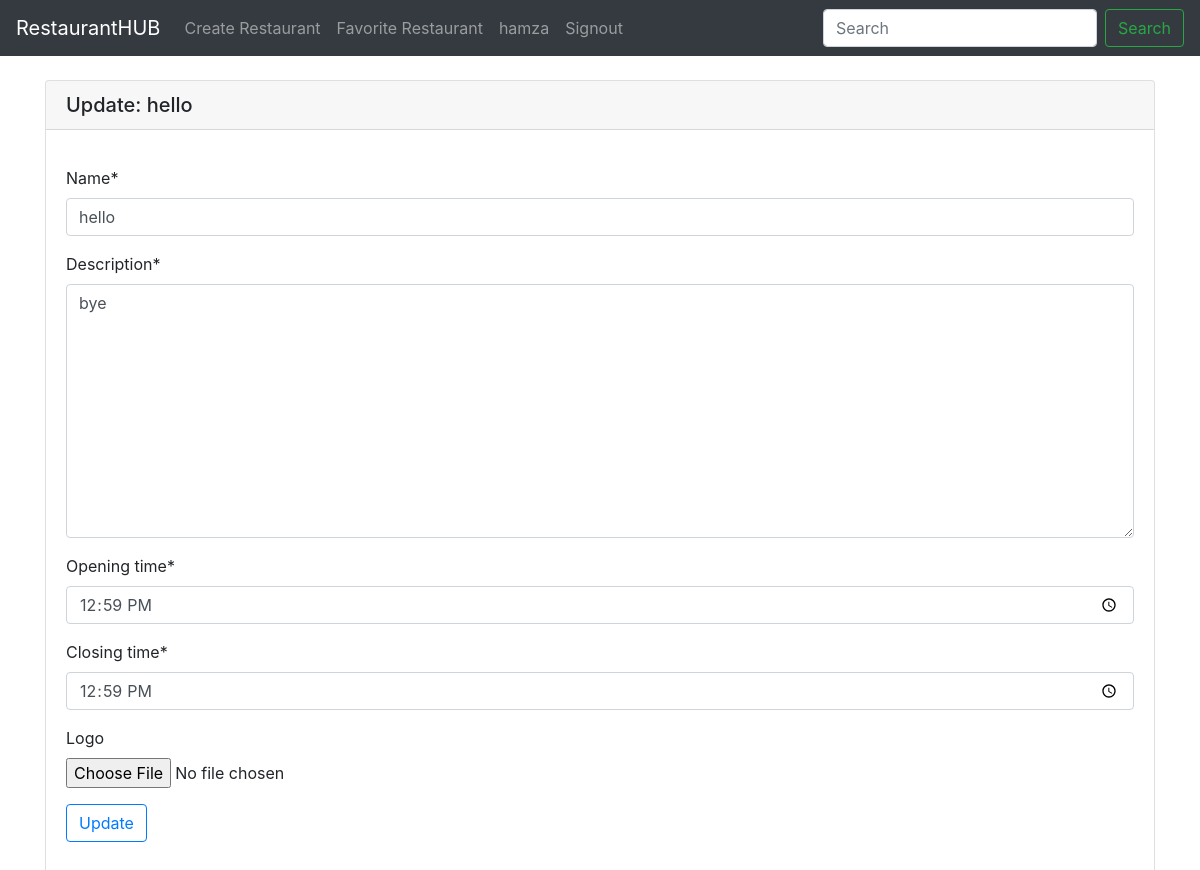
Page /restaurants/8/update/ (signed in) on the committed database.
### restaurants/models.py (models this page shows, shortened)
class Restaurant(models.Model):
    owner = models.ForeignKey(User, default=1, on_delete=models.CASCADE)
    name = models.CharField(max_length=120)
    description = models.TextField()
    opening_time = models.TimeField()
    closing_time = models.TimeField()
    logo = models.ImageField(upload_to='restaurant_logos', null=True, blank=True)

### restaurants/views.py (the view)
# urls.py: path('restaurants/<int:restaurant_id>/update/',views.restaurant_update ,name='restaurant-update'),
def restaurant_update(request, restaurant_id):
    restaurant_obj = Restaurant.objects.get(id=restaurant_id)
    if not (request.user.is_staff or request.user == restaurant_obj.owner):
        return redirect('no-access')
    form = RestaurantForm(instance=restaurant_obj)
    if request.method == "POST":
        form = RestaurantForm(request.POST, request.FILES, instance=restaurant_obj)
        if form.is_valid():
            form.save()
            return redirect('restaurant-list')
    context = {
        "restaurant_obj": restaurant_obj,
        "form":form,
    }
    return render(request, 'update.html', context)

### restaurants/forms.py
class RestaurantForm(forms.ModelForm):
    class Meta:
        model = Restaurant
        exclude = ['owner',]
        widgets = {
        	'opening_time': forms.TimeInput(attrs={'type':'time'}),
        	'closing_time': forms.TimeInput(attrs={'type':'time'}),
        }

### restaurants/templates/update.html (shortened to what this page needs)
{% extends "base.html" %}
{% load crispy_forms_tags %}
{% block content %}
<br>
<div class="card">
  <h5 class="card-header">Update: {{restaurant_obj.name}}</h5>
  <div class="card-body">
    <p class="card-text">
        <form action="{% url 'restaurant-update' restaurant_obj.id %}" method="POST" enctype="multipart/form-data">
            {{form|crispy}}
            <input type="submit" value="Update" class="btn btn-outline-primary">
        </form>
    </p>
  </div>
</div>
{% endblock content %}

### restaurants/templates/navbar.html (shortened to what this page needs)
<nav class="navbar navbar-expand-lg navbar-dark bg-dark">
  <a class="navbar-brand" href="{% url 'restaurant-list' %}">RestaurantHUB</a>
  <div class="collapse navbar-collapse" id="navbarSupportedContent">
    <ul class="navbar-nav mr-auto">
      {% if request.user.is_authenticated %}
        <li class="nav-item">
          <a class="nav-link" href="{% url 'restaurant-create' %}">Create Restaurant</a>
        </li>
        <li class="nav-item">
          <a class="nav-link" href="{% url 'favorite-restaurant' %}">Favorite Restaurant</a>
        </li>
        <li class="nav-item">
          <div class="nav-link">{{request.user}}</div>
        </li>
        <li class="nav-item">
          <a class="nav-link" href="{% url 'signout' %}">Signout</a>
        </li>
      {% endif %}
    </ul>
    <form class="form-inline my-2 my-lg-0" action="{% url 'restaurant-list' %}">
      <input class="form-control mr-sm-2" type="text" name='q' placeholder="Search" value="{{request.GET.q}}">
      <button class="btn btn-outline-success my-2 my-sm-0" type="submit">Search</button>
    </form>
  </div>
</nav>

### rows in the picture
Restaurant: name "hello", description "bye", opening_time "12:59:00", closing_time "12:59:00"

### other values in the picture
{{ request.user }} "hamza"
